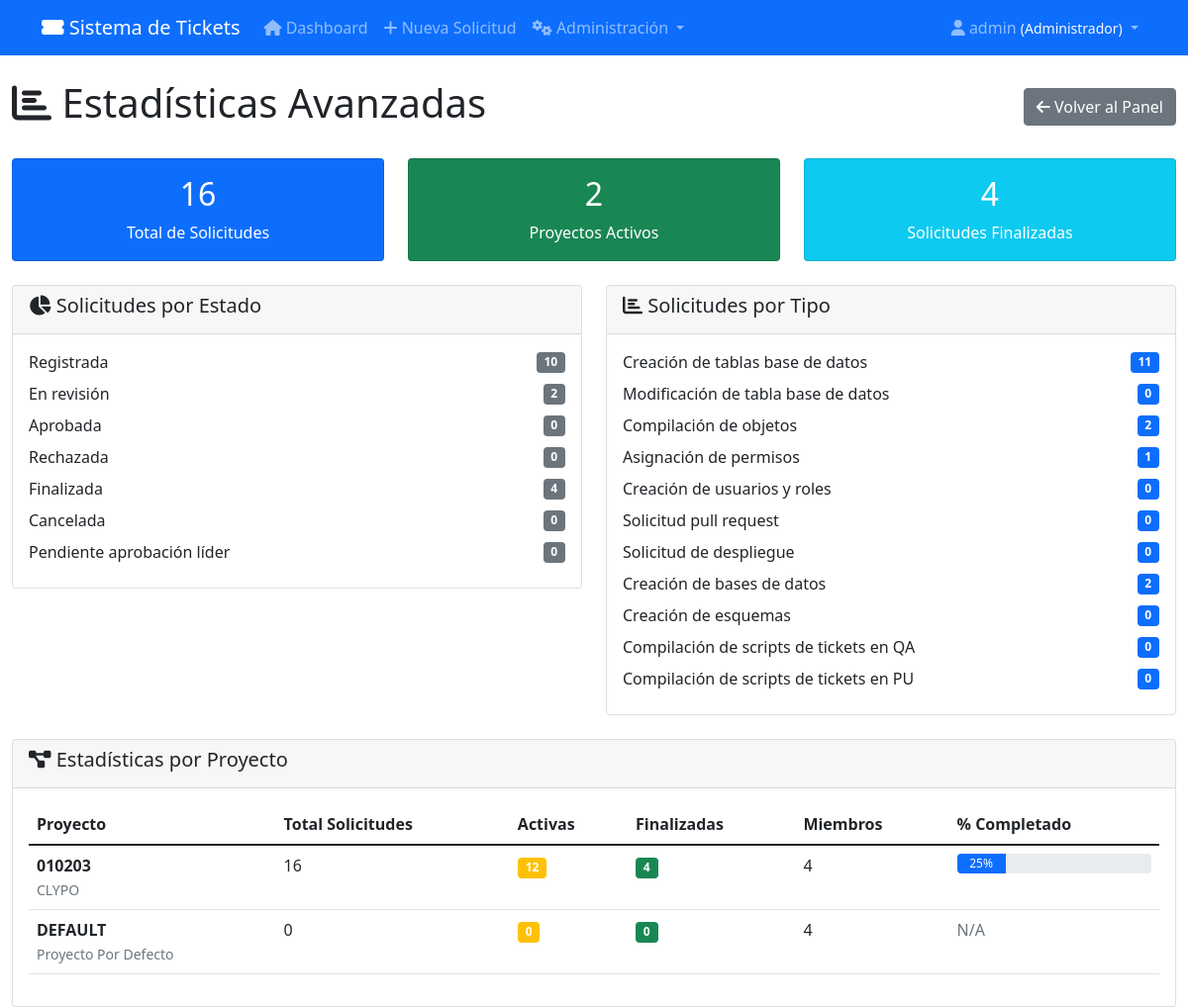
The app's page /estadisticas/ (signed in) with its own data.
### tickets/models.py (models this page shows, shortened)
class UserProfile(models.Model):
    ROLES = [
        ('dev', 'Ingeniero de Desarrollo'),
        ('db', 'Ingeniero de Bases de Datos'),
        ('devops', 'Ingeniero DevOps'),
        ('admin', 'Administrador'),
        ('lider', 'Líder de Proyecto'),
    ]
    user = models.OneToOneField(User, on_delete=models.CASCADE, related_name='profile')
    role = models.CharField(max_length=10, choices=ROLES, default='dev')
    proyectos_asignados = models.ManyToManyField(Proyecto, blank=True,
                                               related_name='miembros_equipo',
                                               verbose_name="Proyectos Asignados")
    departamento = models.CharField(max_length=100, blank=True, verbose_name="Departamento")
    telefono = models.CharField(max_length=20, blank=True, verbose_name="Teléfono")
    activo = models.BooleanField(default=True, verbose_name="Activo")
    fecha_creacion = models.DateTimeField(auto_now_add=True)

class Proyecto(models.Model):
    nombre = models.CharField(max_length=100, unique=True, verbose_name="Nombre del Proyecto")
    codigo = models.CharField(max_length=20, unique=True, verbose_name="Código del Proyecto",
                             help_text="Código único para identificar el proyecto (ej: PROJ001)")
    descripcion = models.TextField(blank=True, verbose_name="Descripción")
    cliente = models.CharField(max_length=100, blank=True, verbose_name="Cliente")
    lider_proyecto = models.ForeignKey(User, on_delete=models.SET_NULL, null=True, blank=True,
                                      related_name='proyectos_liderados', verbose_name="Líder del Proyecto")
    base_datos_principal = models.CharField(max_length=100, blank=True, verbose_name="Base de Datos Principal")
    motor_bd = models.CharField(max_length=50, choices=[
        ('mysql', 'MySQL'),
        ('postgresql', 'PostgreSQL'),
        ('sqlserver', 'SQL Server'),
        ('oracle', 'Oracle'),
        ('sqlite', 'SQLite')
    ], default='mysql', verbose_name="Motor de Base de Datos")
    ESTADOS_PROYECTO = [
        ('activo', 'Activo'),
        ('en_pausa', 'En Pausa'),
        ('finalizado', 'Finalizado'),
        ('cancelado', 'Cancelado'),
    ]
    estado = models.CharField(max_length=20, choices=ESTADOS_PROYECTO, default='activo', verbose_name="Estado")
    fecha_inicio = models.DateField(null=True, blank=True, verbose_name="Fecha de Inicio")
    fecha_fin_estimada = models.DateField(null=True, blank=True, verbose_name="Fecha de Fin Estimada")
    fecha_creacion = models.DateTimeField(auto_now_add=True, verbose_name="Fecha de Creación")
    fecha_actualizacion = models.DateTimeField(auto_now=True, verbose_name="Última Actualización")
    configuraciones = models.JSONField(default=dict, blank=True, verbose_name="Configuraciones Adicionales",
                                     help_text="Configuraciones específicas del proyecto en formato JSON")
    activo = models.BooleanField(default=True, verbose_name="Activo")
    class Meta:
        verbose_name = "Proyecto"
        verbose_name_plural = "Proyectos"
        ordering = ['nombre']
    def get_solicitudes_activas(self):
        return self.solicitudes.exclude(estado__in=['finalizada', 'cancelada']).count()

### tickets/views.py (the view)
# urls.py: path('estadisticas/', views.estadisticas_avanzadas, name='estadisticas_avanzadas'),
@login_required
@user_passes_test(es_admin)
def estadisticas_avanzadas(request):
    total_solicitudes = Solicitud.objects.count()
    solicitudes_por_estado = {}
    for estado_code, estado_name in Solicitud.ESTADOS:
        count = Solicitud.objects.filter(estado=estado_code).count()
        solicitudes_por_estado[estado_name] = count
    solicitudes_por_tipo = {}
    for tipo_code, tipo_name in Solicitud.TIPOS_SOLICITUD:
        count = Solicitud.objects.filter(tipo_solicitud=tipo_code).count()
        solicitudes_por_tipo[tipo_name] = count
    proyectos_stats = []
    for proyecto in Proyecto.objects.filter(activo=True):
        solicitudes = proyecto.solicitudes.all()
        proyectos_stats.append({
            'proyecto': proyecto,
            'total_solicitudes': solicitudes.count(),
            'solicitudes_activas': proyecto.get_solicitudes_activas(),
            'solicitudes_finalizadas': solicitudes.filter(estado='finalizada').count(),
            'miembros_count': proyecto.miembros_equipo.count(),
        })
    context = {
        'total_solicitudes': total_solicitudes,
        'solicitudes_por_estado': solicitudes_por_estado,
        'solicitudes_por_tipo': solicitudes_por_tipo,
        'proyectos_stats': proyectos_stats,
    }
    return render(request, 'tickets/admin/estadisticas_avanzadas.html', context)

### tickets/views.py (called while the page is built)
def es_admin(user):
    return user.is_authenticated and hasattr(user, 'profile') and user.profile.role == 'admin'

### templates/tickets/admin/estadisticas_avanzadas.html (shortened to what this page needs)
{% extends 'base.html' %}
{% block content %}
<div class="row">
    <div class="col-12">
        <div class="d-flex justify-content-between align-items-center mb-4">
            <h1><i class="fas fa-chart-bar"></i> Estadísticas Avanzadas</h1>
            <a href="{% url 'panel_administracion' %}" class="btn btn-secondary">
                <i class="fas fa-arrow-left"></i> Volver al Panel
            </a>
        </div>
    </div>
</div>
<div class="row mb-4">
    <div class="col-md-4">
        <div class="card bg-primary text-white">
            <div class="card-body text-center">
                <h2>{{ total_solicitudes }}</h2>
                <p class="mb-0">Total de Solicitudes</p>
            </div>
        </div>
    </div>
    <div class="col-md-4">
        <div class="card bg-success text-white">
            <div class="card-body text-center">
                <h2>{{ proyectos_stats|length }}</h2>
                <p class="mb-0">Proyectos Activos</p>
            </div>
        </div>
    </div>
    <div class="col-md-4">
        <div class="card bg-info text-white">
            <div class="card-body text-center">
                <h2>{{ solicitudes_por_estado.Finalizada|default:0 }}</h2>
                <p class="mb-0">Solicitudes Finalizadas</p>
            </div>
        </div>
    </div>
</div>
<div class="row">
    <div class="col-md-6">
        <div class="card">
            <div class="card-header">
                <h5><i class="fas fa-chart-pie"></i> Solicitudes por Estado</h5>
            </div>
            <div class="card-body">
                {% for estado, cantidad in solicitudes_por_estado.items %}
                <div class="d-flex justify-content-between align-items-center mb-2">
                    <span>{{ estado }}</span>
                    <span class="badge bg-secondary">{{ cantidad }}</span>
                </div>
                {% endfor %}
            </div>
        </div>
    </div>
    <div class="col-md-6">
        <div class="card">
            <div class="card-header">
                <h5><i class="fas fa-chart-bar"></i> Solicitudes por Tipo</h5>
            </div>
            <div class="card-body">
                {% for tipo, cantidad in solicitudes_por_tipo.items %}
                <div class="d-flex justify-content-between align-items-center mb-2">
                    <span>{{ tipo }}</span>
                    <span class="badge bg-primary">{{ cantidad }}</span>
                </div>
                {% endfor %}
            </div>
        </div>
    </div>
</div>
<div class="row mt-4">
    <div class="col-12">
        <div class="card">
            <div class="card-header">
                <h5><i class="fas fa-project-diagram"></i> Estadísticas por Proyecto</h5>
            </div>
            <div class="card-body">
                {% if proyectos_stats %}
                    <div class="table-responsive">
                        <table class="table table-hover">
                            <thead>
                                <tr>
                                    <th>Proyecto</th>
                                    <th>Total Solicitudes</th>
                                    <th>Activas</th>
                                    <th>Finalizadas</th>
                                    <th>Miembros</th>
                                    <th>% Completado</th>
                                </tr>
                            </thead>
                            <tbody>
                                {% for stat in proyectos_stats %}
                                <tr>
                                    <td>
                                        <strong>{{ stat.proyecto.codigo }}</strong><br>
                                        <small class="text-muted">{{ stat.proyecto.nombre }}</small>
                                    </td>
                                    <td>{{ stat.total_solicitudes }}</td>
                                    <td>
                                        <span class="badge bg-warning">{{ stat.solicitudes_activas }}</span>
                                    </td>
                                    <td>
                                        <span class="badge bg-success">{{ stat.solicitudes_finalizadas }}</span>
                                    </td>
                                    <td>{{ stat.miembros_count }}</td>
                                    <td>
                                        {% if stat.total_solicitudes > 0 %}
                                            {% widthratio stat.solicitudes_finalizadas stat.total_solicitudes 100 as porcentaje %}
                                            <div class="progress" style="height: 20px;">
                                                <div class="progress-bar" role="progressbar" style="width: {{ porcentaje }}%">
                                                    {{ porcentaje }}%
                                                </div>
                                            </div>
                                        {% else %}
                                            <span class="text-muted">N/A</span>
                                        {% endif %}
                                    </td>
                                </tr>
                                {% endfor %}
                            </tbody>
                        </table>
                    </div>
                {% else %}
                    <p class="text-muted">No hay proyectos activos para mostrar estadísticas.</p>
                {% endif %}
            </div>
        </div>
    </div>
</div>
{% endblock %}

### templates/base.html (shortened to what this page needs)
<!DOCTYPE html>
<html lang="es">
<head>
    <link href="https://cdn.jsdelivr.net/npm/bootstrap@5.1.3/dist/css/bootstrap.min.css" rel="stylesheet">
    <link href="https://cdnjs.cloudflare.com/ajax/libs/font-awesome/6.0.0/css/all.min.css" rel="stylesheet">
</head>
<body>
    <nav class="navbar navbar-expand-lg navbar-dark bg-primary">
        <div class="container">
            <a class="navbar-brand" href="{% url 'dashboard' %}">
                <i class="fas fa-ticket-alt"></i> Sistema de Tickets
            </a>
            {% if user.is_authenticated %}
            <div class="collapse navbar-collapse" id="navbarNav">
                <ul class="navbar-nav me-auto">
                    <li class="nav-item">
                        <a class="nav-link" href="{% url 'dashboard' %}">
                            <i class="fas fa-home"></i> Dashboard
                        </a>
                    </li>
                    <li class="nav-item">
                        <a class="nav-link" href="{% url 'crear_solicitud' %}">
                            <i class="fas fa-plus"></i> Nueva Solicitud
                        </a>
                    </li>
                    {% if user.profile.role == 'admin' %}
                    <li class="nav-item dropdown">
                        <a class="nav-link dropdown-toggle" href="#" id="adminDropdown" role="button" data-bs-toggle="dropdown">
                            <i class="fas fa-cogs"></i> Administración
                        </a>
                    </li>
                    {% else %}
                    <li class="nav-item">
                        <a class="nav-link" href="{% url 'lista_proyectos' %}">
                            <i class="fas fa-project-diagram"></i> Mis Proyectos
                        </a>
                    </li>
                    {% endif %}
                </ul>
                <ul class="navbar-nav">
                    <li class="nav-item dropdown">
                        <a class="nav-link dropdown-toggle" href="#" id="navbarDropdown" role="button" data-bs-toggle="dropdown">
                            <i class="fas fa-user"></i> {{ user.username }}
                            {% if user.profile %}
                                <small class="text-light">({{ user.profile.get_role_display }})</small>
                            {% endif %}
                        </a>
                    </li>
                </ul>
            </div>
            {% endif %}
        </div>
    </nav>
    <main class="container-fluid mt-4">
        {% block content %}{% endblock %}
    </main>
</body>
</html>

### records on screen
Proyecto: proyecto.codigo "010203", proyecto.nombre "CLYPO", total_solicitudes "16", solicitudes_activas "12", solicitudes_finalizadas "4", miembros_count "4", porcentaje "25"
Proyecto: proyecto.codigo "DEFAULT", proyecto.nombre "Proyecto Por Defecto", total_solicitudes "0", solicitudes_activas "0", solicitudes_finalizadas "0", miembros_count "4", shows "N/A"

### other values on screen
{{ user.username }} "admin"
{{ user.profile.get_role_display }} "Administrador"
{{ total_solicitudes }} "16"
{{ proyectos_stats|length }} "2"
{{ solicitudes_por_estado.Finalizada|default:0 }} "4"
{{ estado }} "Registrada" "En revisión" "Aprobada" "Rechazada" "Finalizada" "Cancelada" "Pendiente aprobación líder"
{{ cantidad }} "10" "2" "0" "0" "4" "0" "0"
{{ tipo }} "Creación de tablas base de datos" "Modificación de tabla base de datos" "Compilación de objetos" "Asignación de permisos" "Creación de usuarios y roles" "Solicitud pull request" "Solicitud de despliegue" "Creación de bases de datos" "Creación de esquemas" "Compilación de scripts de tickets en QA" "Compilación de scripts de tickets en PU"
{{ cantidad }} "11" "0" "2" "1" "0" "0" "0" "2" "0" "0" "0"
